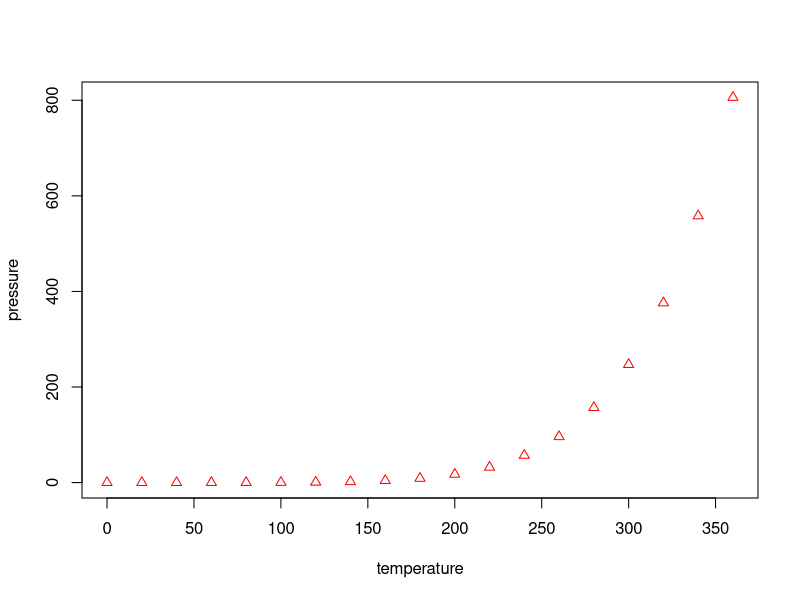

The R script that drew this image:
## ---- chunk 1
knitr::opts_chunk$set(echo = TRUE)
## ---- chunk 2
summary(cars)
## ---- chunk 3
plot(pressure, col = "red", pch = 2)
